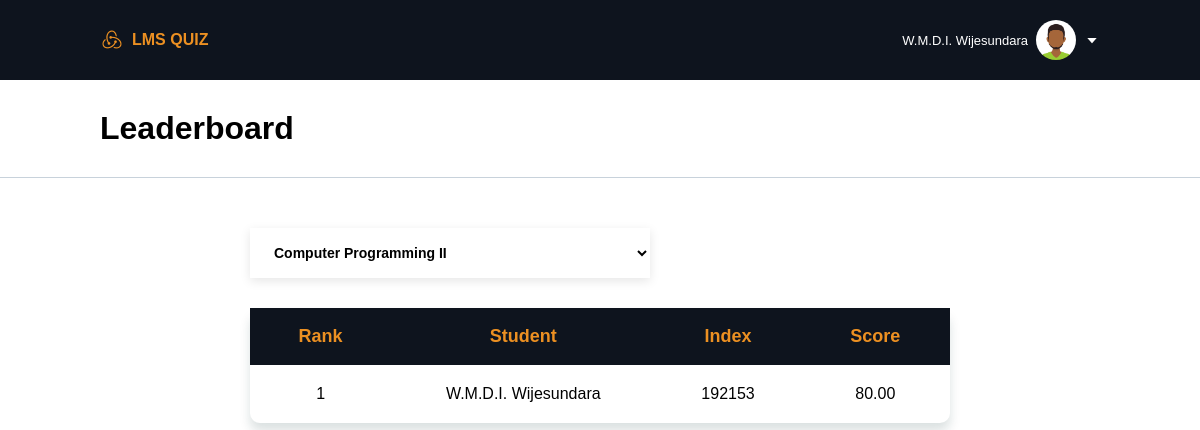
The app's page /student/leaderboard.php?module=3 (signed in) with its own data.
### tables this page shows
CREATE TABLE `student_table` (
  `student_id` int(11) NOT NULL,
  `student_name` varchar(100) NOT NULL,
  `student_password` varchar(100) NOT NULL
);

### student/leaderboard.php (the view, shortened to what this page needs)
<?php
require("../db_config/db_config.php");
if (!isset($_GET['module'])) {
    $module_id = 1;
} else {
    $module_id = $_GET["module"];
}
?>
<!DOCTYPE html>
<html lang="en">
<head>
    <link rel="stylesheet" href="styles/leaderboard.css">
    <link rel="stylesheet" href="https://cdn.jsdelivr.net/npm/boxicons@latest/css/boxicons.min.css">
</head>
<body>
    <?php
    include("components/header.php");
    ?>
    <div class="sub-container">
        <h1>Leaderboard</h1>
    </div>
    <div class="container">
        <div class="section_01">
            <select class="subjects" onchange="redirectToSelectedOption(this)">
                <?php
                $sql_3 = "SELECT module_name, module_id FROM modules";
                $result_3 = mysqli_query($conn, $sql_3);
                if (mysqli_num_rows($result_3) > 0) {
                    $count = 0;
                    while ($row_3 = mysqli_fetch_assoc($result_3)) {
                        $count++;
                        if ($count == $module_id) {
                            echo '
                        <option value="' . $row_3["module_id"] . '" selected>' . $row_3["module_name"] . '</option>
                    ';
                        } else {
                            echo '
                            <option value="' . $row_3["module_id"] . '">' . $row_3["module_name"] . '</option>
                        ';
                        }
                    }
                } else {
                    echo "0 results";
                }
                ?>
            </select>
            <table>
                <thead>
                    <th>Rank</th>
                    <th>Student</th>
                    <th>Index</th>
                    <th>Score</th>
                </thead>
                <tbody>
                    <?php
                    $sql = "SELECT * FROM student_table";
                    $result = mysqli_query($conn, $sql);
                    $data_set = array();
                    if (mysqli_num_rows($result) > 0) {
                        while ($row = mysqli_fetch_assoc($result)) {
                            $st_id = $row["student_id"];
                            $sql_2 = "SELECT q_is_correct FROM q_kit_questions, q_kit WHERE q_kit.q_kit_id = q_kit_questions.q_kit_id AND module_id = '$module_id' AND student_id = '$st_id';";
                            $result_2 = mysqli_query($conn, $sql_2);
                            $total_count = 0;
                            $correct_count = 0;
                            if (mysqli_num_rows($result_2) > 0) {
                                while ($row_2 = mysqli_fetch_assoc($result_2)) {
                                    $total_count++;
                                    if ($row_2["q_is_correct"] == 1) {
                                        $correct_count++;
                                    }
                                }
                                $score = ($correct_count/$total_count) * 100;
                                $data_item = array($row["student_name"], $row["student_id"], number_format((float)$score, 2, '.', ''));
                                array_push($data_set, $data_item);
                            } else {
                            }
                        }
                    } else {
                    }
                    usort($data_set, 'compareByScore');
                    foreach ($data_set as $key => $value) {
                        echo '
                                <tr>
                                    <td>' .( $key + 1 ). '</td>
                                    <td>' . $value[0] . '</td>
                                    <td>' . $value[1] . '</td>';
                                if ($total_count == 0 || $correct_count == 0) {
                                    echo '<td>0</td>';
                                } else {
                                    echo '<td>' . $value[2] . '</td>';
                                }
                                echo '</tr>
                            ';
                    }
                    ?>
                </tbody>
            </table>
        </div>
    </div>
</body>
</html>

### student/styles/leaderboard.css (style rules this page uses)
* { font-family: Arial; margin: 0; padding: 0; box-sizing: border-box; list-style: none; text-decoration: none; }
:root { --blue-dark: #0e141e; --orange-color: #EC9022; --orange-dark-color: #da831a; --white-color: white; --white-shade: #f2f5f7; --green-color: #40af0c; }
.container { width: 100%; height: auto; display: flex; flex-direction: row; }
.section_01 { width: 100%; height: auto; display: flex; flex-direction: column; flex-basis: 100%; margin: 50px 250px; }
.sub-container { display: flex; align-items: center; justify-content: space-between; padding: 30px 100px; background-color: var(--white-color); border-bottom: 1px solid #c8d2db; width: 100%; }
table { border-spacing: 0px; box-shadow: 0 8px 11px rgb(14 55 54 / 15%); border-collapse: collapse; border-radius: 10px; }
thead { background-color: var(--blue-dark); }
th { color: var(--orange-color); text-align: center; padding: 18px 30px; font-size: 18px; }
tr { text-align: center; border-bottom: 1px solid #39424e0d; }
tr:last-child { border-bottom: none; }
td { padding: 20px; }
.subjects { width: 400px; height: 50px; box-shadow: 0 3px 10px 0 rgba(0,0,0,.1); display: flex; padding: 0 20px; background: #fff; line-height: 50px; align-items: center; margin-bottom: 30px; border: none; font-weight: bold; font-size: 14px; }
.subjects option { padding: 30px; }

### records on screen
student_table: student_name "W.M.D.I. Wijesundara", student_id "192153", value "80.00"

### other values on screen
$_SESSION["user"]["name"] "W.M.D.I. Wijesundara"
form field value "Computer Programming II"
